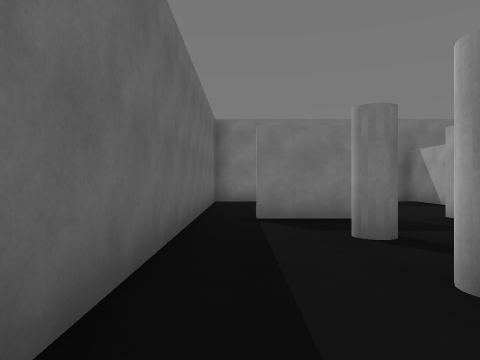
[1] (above)

17 first-person views from a walk through a Unity game level. The camera is 1.3 m above the floor, looks level and sees 70° across. The floor is counted in squares, 2 m on a side. Each view is taken from the middle of a square. On the plan, view 1 faces up. The plan holds only what a view shows up to about 10 squares ahead; the rest is blank. The player character is not drawn. Some animated figures are left out.

[2]
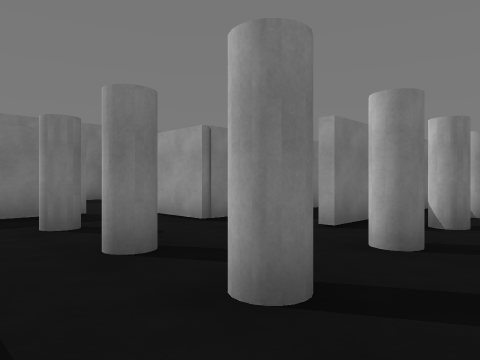

[3]
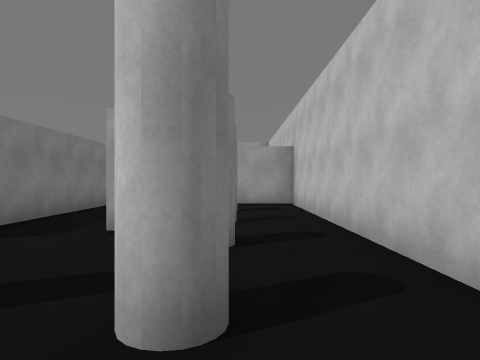

[4]
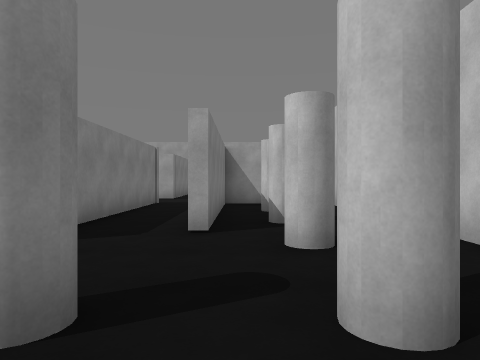

[5]
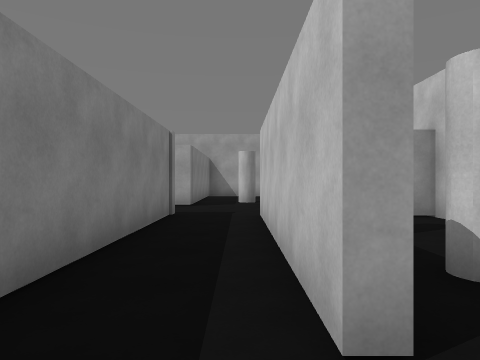

[6]
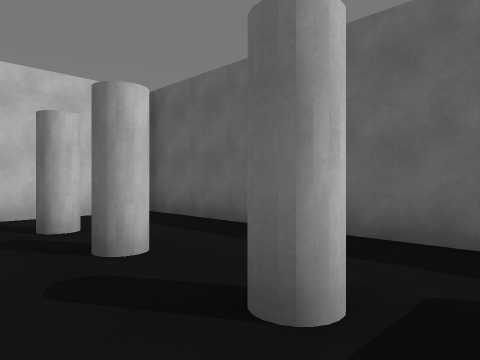

[7]
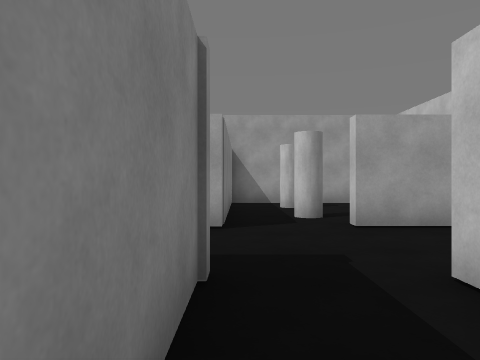

[8]
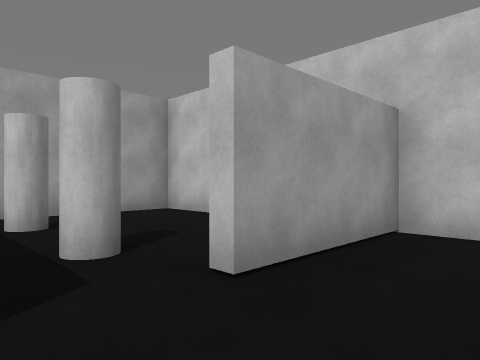

[9]
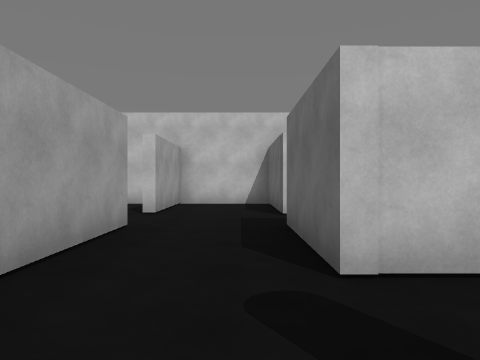

[10]
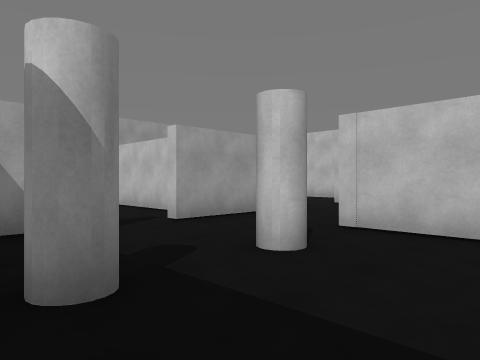

[11]
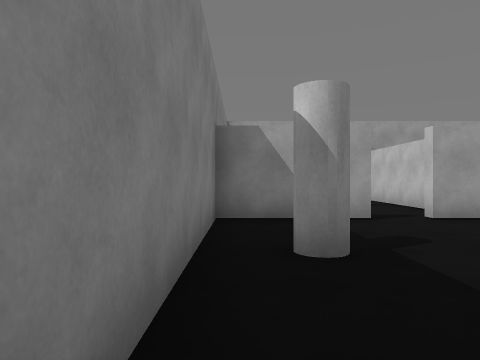

[12]
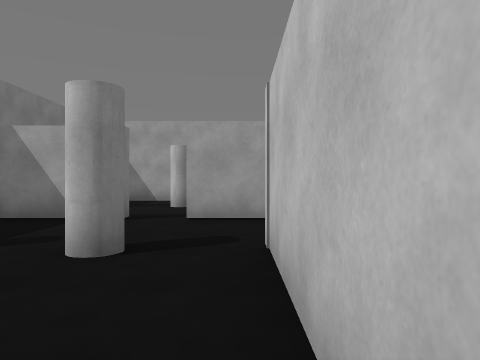

[13]
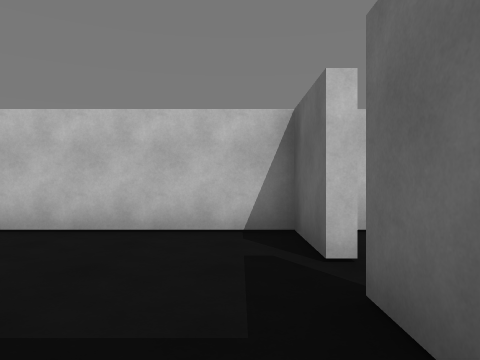

[14]
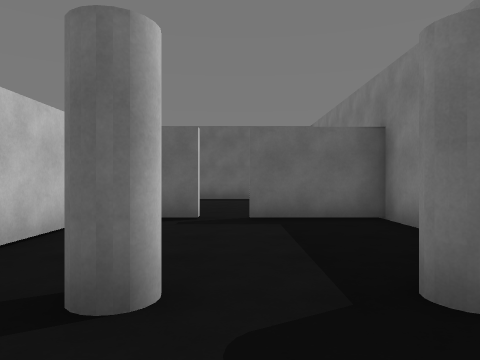

[15]
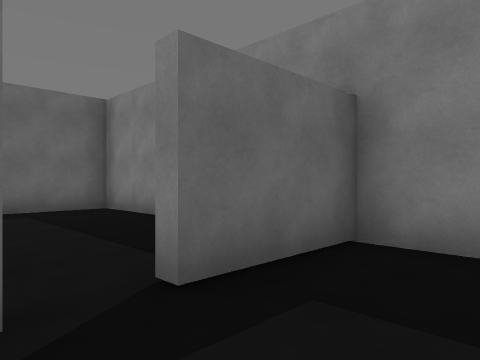

[16]
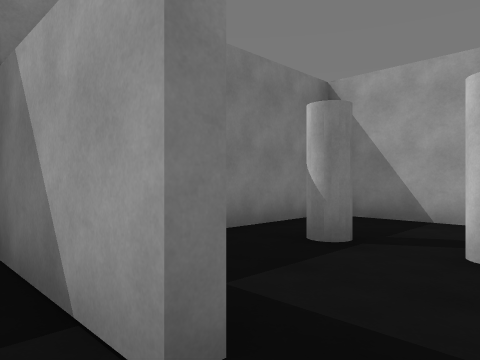

[17]
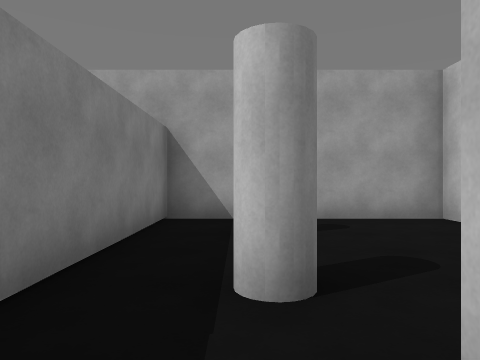

### Floor plan
Points are (right, up) in squares from view 1. A wall is a line through its corners. A room is listed if a view was taken in it or the views show most of it. See-through windows are left out.
Room 1 (views 1, 2, 3, 4, 5, 6, 7, 8, 17)
walls: (4.1, 1.6) (9.2, 1.6); (8.5, 1.4) (4.1, 1.4); (2.5, 5.5) (0.2, 5.5); (9.1, -1.4) (11.6, -1.4) (11.6, 1.5); (9.3, 5.7) (9.3, 3.3) (3.4, 3.3) (3.4, 5.8); (0.4, -1.4) (9, -1.4) (9, 1.5); (11.6, 3.3) (11.6, 5.5); (-0.7, 6.5) (-0.7, -1.4)
ways out: opening at (10.5, 4.5) to room 2; opening at (12, 2.5) to room 3; opening at (0, 6); opening at (3, 6)
objects: column (2, 0); column (2, 2); column (2, 4); column (3, 0); column (5, 0); column (7, 0)
Room 2 (views 9, 10, 11, 12, 13, 14, 15, 16)
walls: (5.3, 7.4) (5.3, 5.7) (9.3, 5.7); (11.6, 7.9) (11.6, 10.4) (5.3, 10.4) (5.3, 8.1); (11.6, 5.5) (11.6, 6.9)
ways out: opening at (10.5, 4.5) to room 1; gap at (5, 7.5); gap at (12, 7.5)
objects: column (9, 7); column (9, 9)
Room 3 (no view inside)
walls: (15.2, -1.4) (16.8, -1.4) (16.8, 3.3) (11.6, 3.3); (12.6, -1.4) (13.1, -1.4)
ways out: opening at (12, 2.5) to room 1
objects: column (13, 2); column (15, 2)

Where each view was taken, in squares from view 1:
view 1: 0 up, 0 right, facing up
view 2: 1 down, 0 right, facing up-right
view 3: 0 up, 0 right, facing right
view 4: 1 up, 0 right, facing right
view 5: 2 up, 3 right, facing right
view 6: 5 up, 3 right, facing down-left
view 7: 3 up, 7 right, facing right
view 8: 3 up, 10 right, facing down-right
view 9: 8 up, 10 right, facing down
view 10: 10 up, 7 right, facing down-right
view 11: 10 up, 6 right, facing right
view 12: 6 up, 6 right, facing right
view 13: 10 up, 6 right, facing down
view 14: 8 up, 11 right, facing left
view 15: 7 up, 7 right, facing up-left
view 16: 7 up, 11 right, facing up-right
view 17: 2 up, 11 right, facing right
